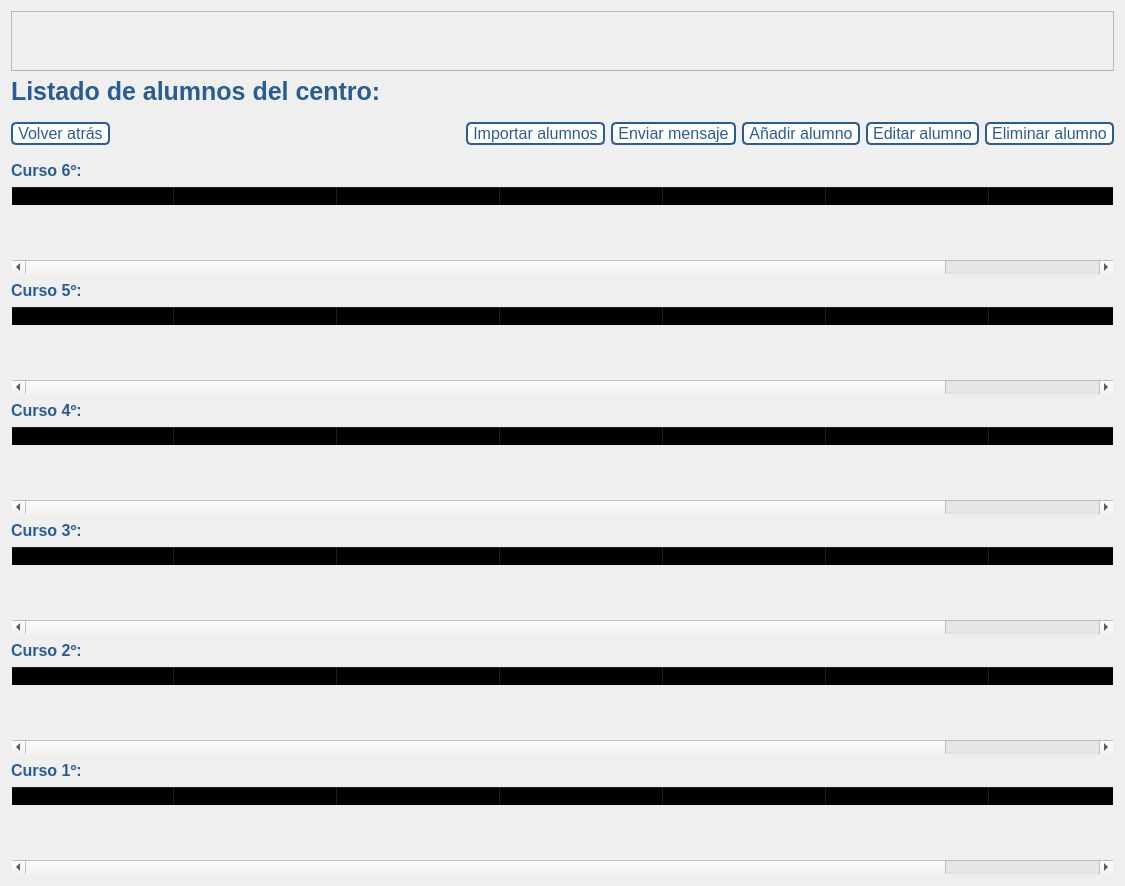
<?xml version="1.0" encoding="UTF-8"?>
<ui version="4.0">
 <class>Dialog</class>
 <widget class="QDialog" name="Dialog">
  <property name="geometry">
   <rect>
    <x>0</x>
    <y>0</y>
    <width>1099</width>
    <height>886</height>
   </rect>
  </property>
  <property name="windowTitle">
   <string>Listado de alumnos del centro</string>
  </property>
  <property name="windowIcon">
   <iconset resource="../src/resources.qrc">
    <normaloff>:/logo/iconoProyecto.png</normaloff>:/logo/iconoProyecto.png</iconset>
  </property>
  <layout class="QVBoxLayout" name="verticalLayout_2">
   <item>
    <layout class="QVBoxLayout" name="verticalLayout">
     <item>
      <widget class="QFrame" name="frame_superior">
       <property name="minimumSize">
        <size>
         <width>0</width>
         <height>60</height>
        </size>
       </property>
       <property name="maximumSize">
        <size>
         <width>16777215</width>
         <height>60</height>
        </size>
       </property>
       <property name="styleSheet">
        <string notr="true"/>
       </property>
       <property name="frameShape">
        <enum>QFrame::StyledPanel</enum>
       </property>
       <property name="frameShadow">
        <enum>QFrame::Raised</enum>
       </property>
       <layout class="QHBoxLayout" name="horizontalLayout">
        <property name="bottomMargin">
         <number>0</number>
        </property>
        <item>
         <widget class="QLabel" name="label_logo">
          <property name="maximumSize">
           <size>
            <width>120</width>
            <height>150</height>
           </size>
          </property>
          <property name="text">
           <string/>
          </property>
          <property name="pixmap">
           <pixmap resource="../src/resources.qrc">:/logo/logoProyecto.png</pixmap>
          </property>
          <property name="scaledContents">
           <bool>true</bool>
          </property>
          <property name="alignment">
           <set>Qt::AlignCenter</set>
          </property>
         </widget>
        </item>
       </layout>
      </widget>
     </item>
     <item>
      <widget class="QLabel" name="label">
       <property name="styleSheet">
        <string notr="true">QLabel{
font-size: 25px;
font-weight: bold;
color: #2a5c94;
}</string>
       </property>
       <property name="text">
        <string>Listado de alumnos del centro:</string>
       </property>
      </widget>
     </item>
     <item>
      <layout class="QHBoxLayout" name="horizontalLayout_2">
       <property name="topMargin">
        <number>10</number>
       </property>
       <property name="bottomMargin">
        <number>10</number>
       </property>
       <item>
        <widget class="QPushButton" name="btn_volver_atras">
         <property name="sizePolicy">
          <sizepolicy hsizetype="Fixed" vsizetype="Fixed">
           <horstretch>0</horstretch>
           <verstretch>0</verstretch>
          </sizepolicy>
         </property>
         <property name="cursor">
          <cursorShape>PointingHandCursor</cursorShape>
         </property>
         <property name="styleSheet">
          <string notr="true">QPushButton{
background-color: #ffffff;
color: #2a5c94;
padding: 0 5px;
border: 2px solid #2a5c94;
border-radius: 5px;
font-size: 16px;
}
QPushButton:hover{
background-color: #2a5c94;
color: white;
}</string>
         </property>
         <property name="text">
          <string>Volver atrás</string>
         </property>
        </widget>
       </item>
       <item>
        <spacer name="horizontalSpacer">
         <property name="orientation">
          <enum>Qt::Horizontal</enum>
         </property>
         <property name="sizeType">
          <enum>QSizePolicy::Fixed</enum>
         </property>
         <property name="sizeHint" stdset="0">
          <size>
           <width>350</width>
           <height>20</height>
          </size>
         </property>
        </spacer>
       </item>
       <item>
        <widget class="QPushButton" name="pushButton">
         <property name="cursor">
          <cursorShape>PointingHandCursor</cursorShape>
         </property>
         <property name="styleSheet">
          <string notr="true">QPushButton{
background-color: #ffffff;
color: #2a5c94;
padding: 0 5px;
border: 2px solid #2a5c94;
border-radius: 5px;
font-size: 16px;
}
QPushButton:hover{
background-color: #2a5c94;
color: white;
}</string>
         </property>
         <property name="text">
          <string>Importar alumnos</string>
         </property>
        </widget>
       </item>
       <item>
        <widget class="QPushButton" name="btn_enviar_mensaje">
         <property name="sizePolicy">
          <sizepolicy hsizetype="Fixed" vsizetype="Fixed">
           <horstretch>0</horstretch>
           <verstretch>0</verstretch>
          </sizepolicy>
         </property>
         <property name="cursor">
          <cursorShape>PointingHandCursor</cursorShape>
         </property>
         <property name="styleSheet">
          <string notr="true">QPushButton{
background-color: #ffffff;
color: #2a5c94;
padding: 0 5px;
border: 2px solid #2a5c94;
border-radius: 5px;
font-size: 16px;
}
QPushButton:hover{
background-color: #2a5c94;
color: white;
}</string>
         </property>
         <property name="text">
          <string>Enviar mensaje</string>
         </property>
         <property name="icon">
          <iconset resource="../src/resources.qrc">
           <normaloff>:/iconosLaterales/mensaje.png</normaloff>:/iconosLaterales/mensaje.png</iconset>
         </property>
        </widget>
       </item>
       <item>
        <widget class="QPushButton" name="btn_anadir">
         <property name="sizePolicy">
          <sizepolicy hsizetype="Fixed" vsizetype="Fixed">
           <horstretch>0</horstretch>
           <verstretch>0</verstretch>
          </sizepolicy>
         </property>
         <property name="cursor">
          <cursorShape>PointingHandCursor</cursorShape>
         </property>
         <property name="styleSheet">
          <string notr="true">QPushButton{
background-color: #ffffff;
color: #2a5c94;
padding: 0 5px;
border: 2px solid #2a5c94;
border-radius: 5px;
font-size: 16px;
}
QPushButton:hover{
background-color: #2a5c94;
color: white;
}</string>
         </property>
         <property name="text">
          <string>Añadir alumno</string>
         </property>
         <property name="icon">
          <iconset resource="../src/resources.qrc">
           <normaloff>:/iconosLaterales/anadir.png</normaloff>:/iconosLaterales/anadir.png</iconset>
         </property>
        </widget>
       </item>
       <item>
        <widget class="QPushButton" name="btn_editar">
         <property name="sizePolicy">
          <sizepolicy hsizetype="Fixed" vsizetype="Fixed">
           <horstretch>0</horstretch>
           <verstretch>0</verstretch>
          </sizepolicy>
         </property>
         <property name="cursor">
          <cursorShape>PointingHandCursor</cursorShape>
         </property>
         <property name="styleSheet">
          <string notr="true">QPushButton{
background-color: #ffffff;
color: #2a5c94;
padding: 0 5px;
border: 2px solid #2a5c94;
border-radius: 5px;
font-size: 16px;
}
QPushButton:hover{
background-color: #2a5c94;
color: white;
}</string>
         </property>
         <property name="text">
          <string>Editar alumno</string>
         </property>
         <property name="icon">
          <iconset resource="../src/resources.qrc">
           <normaloff>:/iconosLaterales/editar.png</normaloff>:/iconosLaterales/editar.png</iconset>
         </property>
        </widget>
       </item>
       <item>
        <widget class="QPushButton" name="btn_eliminar">
         <property name="sizePolicy">
          <sizepolicy hsizetype="Fixed" vsizetype="Fixed">
           <horstretch>0</horstretch>
           <verstretch>0</verstretch>
          </sizepolicy>
         </property>
         <property name="cursor">
          <cursorShape>PointingHandCursor</cursorShape>
         </property>
         <property name="styleSheet">
          <string notr="true">QPushButton{
background-color: #ffffff;
color: #2a5c94;
padding: 0 5px;
border: 2px solid #2a5c94;
border-radius: 5px;
font-size: 16px;
}
QPushButton:hover{
background-color: #2a5c94;
color: white;
}</string>
         </property>
         <property name="text">
          <string>Eliminar alumno</string>
         </property>
         <property name="icon">
          <iconset resource="../src/resources.qrc">
           <normaloff>:/iconosLaterales/eliminar.png</normaloff>:/iconosLaterales/eliminar.png</iconset>
         </property>
        </widget>
       </item>
      </layout>
     </item>
     <item>
      <widget class="QLabel" name="label_sexto">
       <property name="styleSheet">
        <string notr="true">QLabel{
font-size: 16px;
font-weight: bold;
color: #2a5c94;
}</string>
       </property>
       <property name="text">
        <string>Curso 6º:</string>
       </property>
      </widget>
     </item>
     <item>
      <widget class="QTableWidget" name="tabla_sexto">
       <property name="styleSheet">
        <string notr="true">QTableWidget, QHeaderView::section{
background-color: transparent;
}
</string>
       </property>
       <attribute name="horizontalHeaderDefaultSectionSize">
        <number>163</number>
       </attribute>
       <column>
        <property name="text">
         <string>Número</string>
        </property>
       </column>
       <column>
        <property name="text">
         <string>Primer Apellido</string>
        </property>
       </column>
       <column>
        <property name="text">
         <string>Segundo Apellido</string>
        </property>
       </column>
       <column>
        <property name="text">
         <string>Curso</string>
        </property>
       </column>
       <column>
        <property name="text">
         <string>Enseñanza</string>
        </property>
       </column>
       <column>
        <property name="text">
         <string>Grupo</string>
        </property>
       </column>
       <column>
        <property name="text">
         <string>Nombre</string>
        </property>
       </column>
      </widget>
     </item>
     <item>
      <widget class="QLabel" name="label_quinto">
       <property name="styleSheet">
        <string notr="true">QLabel{
font-size: 16px;
font-weight: bold;
color: #2a5c94;
}</string>
       </property>
       <property name="text">
        <string>Curso 5º:</string>
       </property>
      </widget>
     </item>
     <item>
      <widget class="QTableWidget" name="tabla_sexto_2">
       <property name="styleSheet">
        <string notr="true">QTableWidget, QHeaderView::section{
background-color: transparent;
}
</string>
       </property>
       <attribute name="horizontalHeaderDefaultSectionSize">
        <number>163</number>
       </attribute>
       <column>
        <property name="text">
         <string>Número</string>
        </property>
       </column>
       <column>
        <property name="text">
         <string>Primer Apellido</string>
        </property>
       </column>
       <column>
        <property name="text">
         <string>Segundo Apellido</string>
        </property>
       </column>
       <column>
        <property name="text">
         <string>Curso</string>
        </property>
       </column>
       <column>
        <property name="text">
         <string>Enseñanza</string>
        </property>
       </column>
       <column>
        <property name="text">
         <string>Grupo</string>
        </property>
       </column>
       <column>
        <property name="text">
         <string>Nombre</string>
        </property>
       </column>
      </widget>
     </item>
     <item>
      <widget class="QLabel" name="label_cuarto">
       <property name="styleSheet">
        <string notr="true">QLabel{
font-size: 16px;
font-weight: bold;
color: #2a5c94;
}</string>
       </property>
       <property name="text">
        <string>Curso 4º:</string>
       </property>
      </widget>
     </item>
     <item>
      <widget class="QTableWidget" name="tabla_sexto_3">
       <property name="styleSheet">
        <string notr="true">QTableWidget, QHeaderView::section{
background-color: transparent;
}
</string>
       </property>
       <attribute name="horizontalHeaderDefaultSectionSize">
        <number>163</number>
       </attribute>
       <column>
        <property name="text">
         <string>Número</string>
        </property>
       </column>
       <column>
        <property name="text">
         <string>Primer Apellido</string>
        </property>
       </column>
       <column>
        <property name="text">
         <string>Segundo Apellido</string>
        </property>
       </column>
       <column>
        <property name="text">
         <string>Curso</string>
        </property>
       </column>
       <column>
        <property name="text">
         <string>Enseñanza</string>
        </property>
       </column>
       <column>
        <property name="text">
         <string>Grupo</string>
        </property>
       </column>
       <column>
        <property name="text">
         <string>Nombre</string>
        </property>
       </column>
      </widget>
     </item>
     <item>
      <widget class="QLabel" name="label_tercero">
       <property name="styleSheet">
        <string notr="true">QLabel{
font-size: 16px;
font-weight: bold;
color: #2a5c94;
}</string>
       </property>
       <property name="text">
        <string>Curso 3º:</string>
       </property>
      </widget>
     </item>
     <item>
      <widget class="QTableWidget" name="tabla_sexto_4">
       <property name="styleSheet">
        <string notr="true">QTableWidget, QHeaderView::section{
background-color: transparent;
}
</string>
       </property>
       <attribute name="horizontalHeaderDefaultSectionSize">
        <number>163</number>
       </attribute>
       <column>
        <property name="text">
         <string>Número</string>
        </property>
       </column>
       <column>
        <property name="text">
         <string>Primer Apellido</string>
        </property>
       </column>
       <column>
        <property name="text">
         <string>Segundo Apellido</string>
        </property>
       </column>
       <column>
        <property name="text">
         <string>Curso</string>
        </property>
       </column>
       <column>
        <property name="text">
         <string>Enseñanza</string>
        </property>
       </column>
       <column>
        <property name="text">
         <string>Grupo</string>
        </property>
       </column>
       <column>
        <property name="text">
         <string>Nombre</string>
        </property>
       </column>
      </widget>
     </item>
     <item>
      <widget class="QLabel" name="label_segundo">
       <property name="styleSheet">
        <string notr="true">QLabel{
font-size: 16px;
font-weight: bold;
color: #2a5c94;
}</string>
       </property>
       <property name="text">
        <string>Curso 2º:</string>
       </property>
      </widget>
     </item>
     <item>
      <widget class="QTableWidget" name="tabla_sexto_5">
       <property name="styleSheet">
        <string notr="true">QTableWidget, QHeaderView::section{
background-color: transparent;
}
</string>
       </property>
       <attribute name="horizontalHeaderDefaultSectionSize">
        <number>163</number>
       </attribute>
       <column>
        <property name="text">
         <string>Número</string>
        </property>
       </column>
       <column>
        <property name="text">
         <string>Primer Apellido</string>
        </property>
       </column>
       <column>
        <property name="text">
         <string>Segundo Apellido</string>
        </property>
       </column>
       <column>
        <property name="text">
         <string>Curso</string>
        </property>
       </column>
       <column>
        <property name="text">
         <string>Enseñanza</string>
        </property>
       </column>
       <column>
        <property name="text">
         <string>Grupo</string>
        </property>
       </column>
       <column>
        <property name="text">
         <string>Nombre</string>
        </property>
       </column>
      </widget>
     </item>
     <item>
      <widget class="QLabel" name="label_primero">
       <property name="styleSheet">
        <string notr="true">QLabel{
font-size: 16px;
font-weight: bold;
color: #2a5c94;
}</string>
       </property>
       <property name="text">
        <string>Curso 1º:</string>
       </property>
      </widget>
     </item>
     <item>
      <widget class="QTableWidget" name="tabla_sexto_6">
       <property name="styleSheet">
        <string notr="true">QTableWidget, QHeaderView::section{
background-color: transparent;
}
</string>
       </property>
       <attribute name="horizontalHeaderDefaultSectionSize">
        <number>163</number>
       </attribute>
       <column>
        <property name="text">
         <string>Número</string>
        </property>
       </column>
       <column>
        <property name="text">
         <string>Primer Apellido</string>
        </property>
       </column>
       <column>
        <property name="text">
         <string>Segundo Apellido</string>
        </property>
       </column>
       <column>
        <property name="text">
         <string>Curso</string>
        </property>
       </column>
       <column>
        <property name="text">
         <string>Enseñanza</string>
        </property>
       </column>
       <column>
        <property name="text">
         <string>Grupo</string>
        </property>
       </column>
       <column>
        <property name="text">
         <string>Nombre</string>
        </property>
       </column>
      </widget>
     </item>
    </layout>
   </item>
  </layout>
 </widget>
 <resources>
  <include location="../src/resources.qrc"/>
  <include location="../src/resources.qrc"/>
 </resources>
 <connections/>
</ui>
